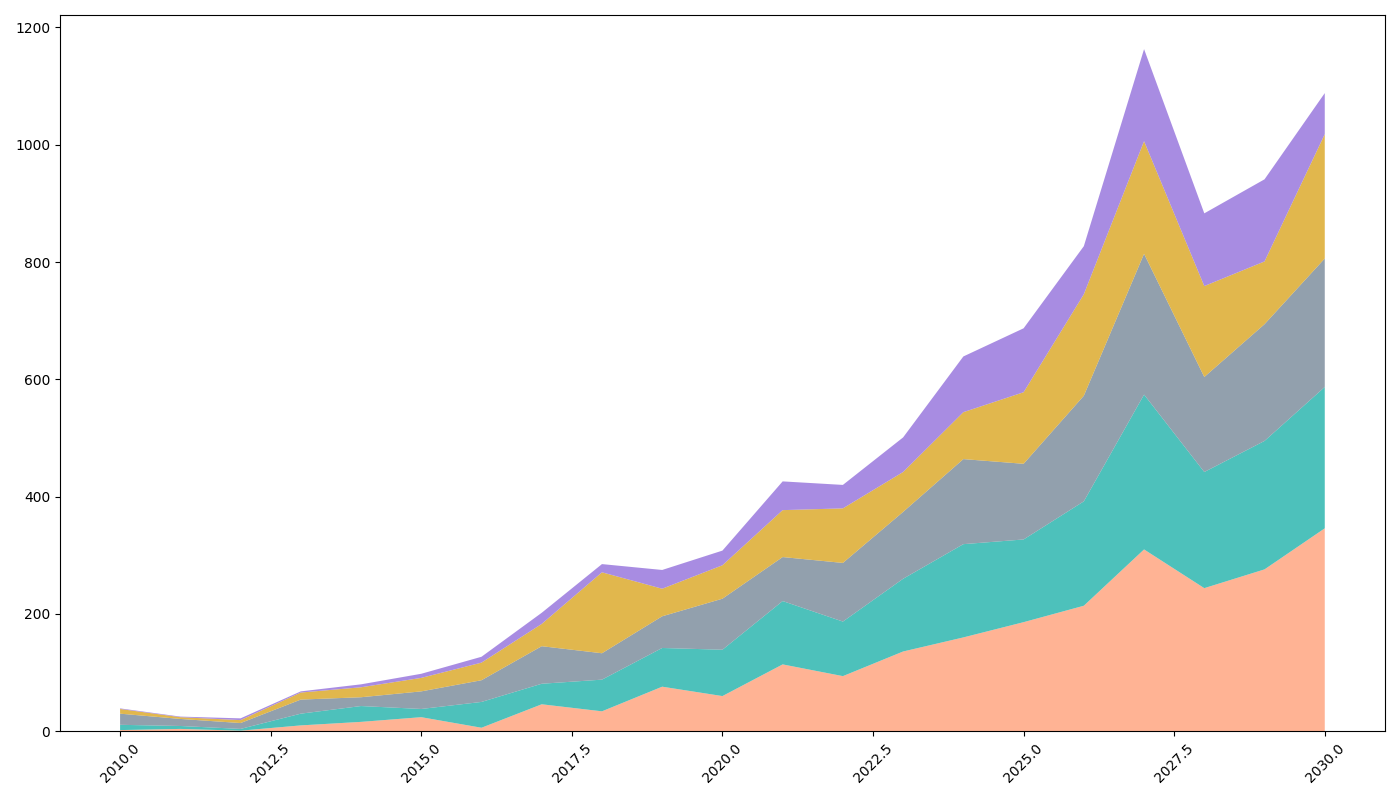

Write Python code to recreate this figure.
import matplotlib.pyplot as plt
import numpy as np

years = np.arange(2010, 2031)

# Manually shuffled/altered energy data arrays
solar_energy = np.array([2, 4, 1, 10, 16, 24, 6, 46, 34, 76, 60, 114, 94, 136, 160, 186, 214, 310, 244, 276, 346])
wind_energy = np.array([9, 5, 3, 20, 27, 14, 44, 35, 54, 66, 79, 108, 93, 124, 159, 141, 178, 264, 198, 219, 241])
hydro_energy = np.array([19, 12, 10, 24, 15, 30, 37, 64, 45, 54, 87, 75, 100, 114, 145, 129, 180, 240, 162, 199, 219])
bio_energy = np.array([8, 3, 5, 12, 17, 23, 30, 38, 138, 47, 57, 80, 93, 68, 80, 122, 173, 192, 155, 107, 212])
geothermal_energy = np.array([1, 1, 3, 2, 5, 7, 10, 19, 14, 32, 25, 49, 40, 59, 95, 109, 82, 157, 124, 140, 70])

fig, ax = plt.subplots(figsize=(14, 8))

ax.stackplot(years, solar_energy, wind_energy, hydro_energy, bio_energy, geothermal_energy,
             colors=['#ffa07a', '#20b2aa', '#778899', '#daa520', '#9370db'], alpha=0.8)

ax.tick_params(axis='x', rotation=45)
plt.tight_layout()
plt.show()
